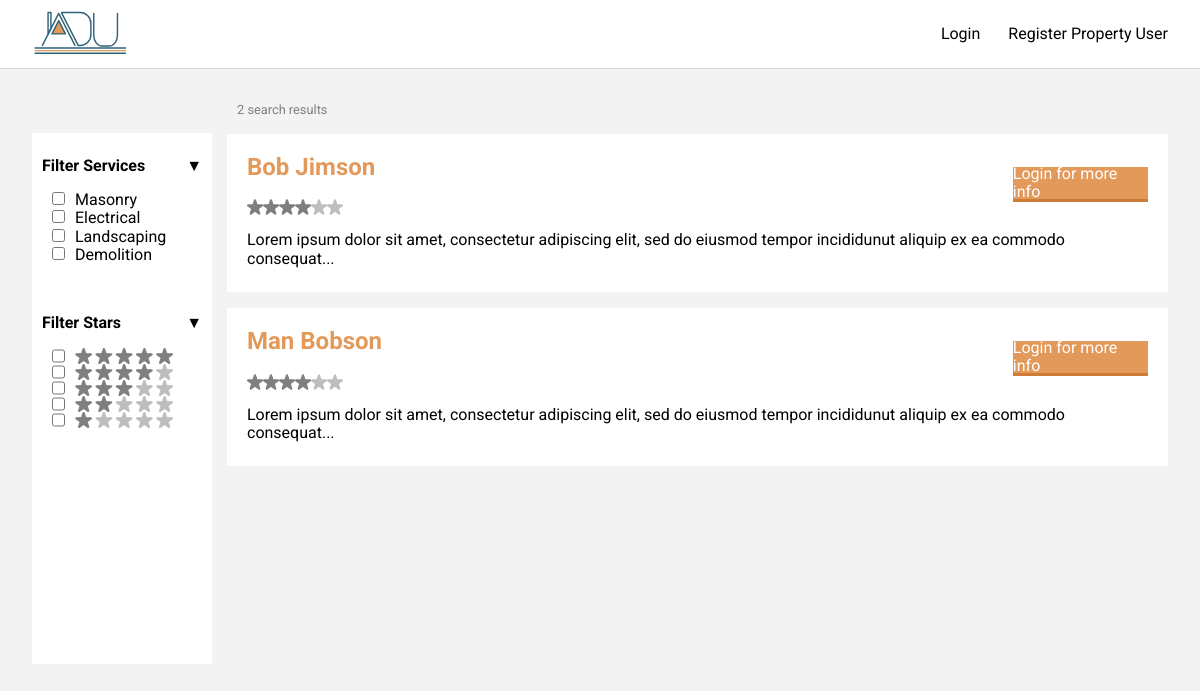
Before: /connections/search/ with the older database file.
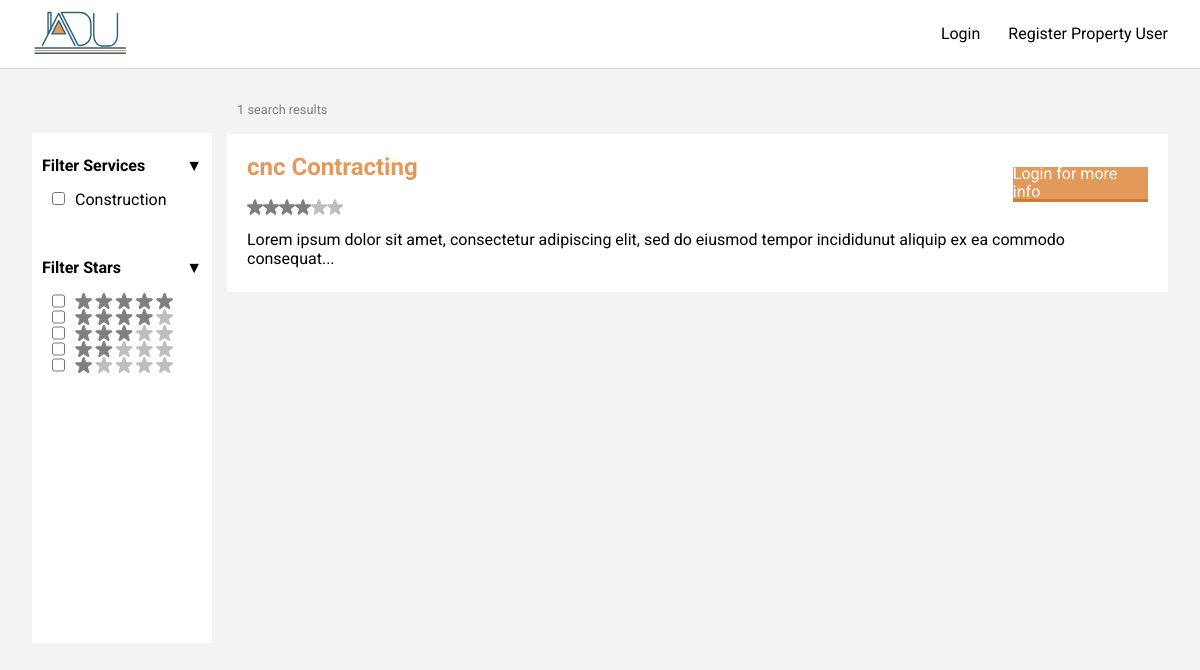
After: the same page with the newer database file.
### connections/models.py (models this page shows, shortened)
class Service(UUIDModel):
    name = models.CharField(max_length=256, unique=True)
    description = models.TextField()
    @staticmethod
    def top_5():
        return Service.objects.all()[:5]

### accounts/models.py (models this page shows, shortened)
class User(UUIDModel, AbstractUser):
    PROPERTY_OWNER = 0
    CONTRACTOR = 1
    STAFF = 2
    TYPE_CHOICES = (
        (PROPERTY_OWNER, 'Property Owner'),
        (CONTRACTOR, 'Contractor'),
        (STAFF, 'Staff'),
    )
    user_type = models.PositiveSmallIntegerField(
        choices=TYPE_CHOICES, default=0
    )
    contractor_information = models.OneToOneField(
        'accounts.ContractorInformation',
        blank=True,
        null=True,
        on_delete=models.CASCADE,
        related_name='user',
    )
    property_owner_information = models.OneToOneField(
        'accounts.PropertyOwnerInformation',
        blank=True,
        null=True,
        on_delete=models.CASCADE,
        related_name='user',
    )
    @property
    def name(self):
        return f'{self.first_name} {self.last_name}'

### connections/views.py (the view)
# urls.py: path('search/', views.search, name='search'),
def search(request):
    if request.user.is_authenticated and request.user.user_type == 0:
        jobs = request.user.information.jobs.filter(completed=False)
    contractors = User.objects.filter(user_type=User.CONTRACTOR)
    popular_services = Service.top_5()
    print(contractors)
    return render(request, 'connections/search.html', {
        'services': popular_services,
        'contractors': contractors,
    })

### templates/connections/search.html (shortened to what this page needs)
{% extends 'base.html' %}
{% load static %}
{% block content %}
    <div class="mainContent listPage">
        <aside class="sidebar">
            <div class="services">
                <h2 class="expand">Filter Services</h2>
                <ul>
                    {% for service in services %}
                        <li><input type="checkbox" value="{{ service.name }}">{{ service.name }}</li>
                    {% endfor %}
                </ul>
            </div>
            <div>
                <h2 class="expand">Filter Stars</h2>
                <ul class="stars">
                    <li><input type="checkbox" name="fiveStar"></li>
                    <li><input type="checkbox" name="fourStar"></li>
                    <li><input type="checkbox" name="threeStar"></li>
                    <li><input type="checkbox" name="twoStar"></li>
                    <li><input type="checkbox" name="oneStar"></li>
                </ul>
            </div>
        </aside>
        <section class="mainList">
            <p class="smallText">{{ contractors.count }} search results</p>
            <ul>
                {% for contractor in contractors %}
                    <li>
                        <div class="previewHeader">
                            <div>
                                {% if user.is_authenticated %}
                                    <a href="{% url 'accounts:smithjones' %}">
                                        <h2>{{ contractor.name }}</h2>
                                    </a>
                                {% else %}
                                    <h2>{{ contractor.name }}</h2>
                                {% endif %}
                                <div class="rating">
                                    <img src="{% static 'imgs/filled_star.svg' %}">
                                    <img src="{% static 'imgs/filled_star.svg' %}">
                                    <img src="{% static 'imgs/filled_star.svg' %}">
                                    <img src="{% static 'imgs/filled_star.svg' %}">
                                    <img src="{% static 'imgs/empty_star.svg' %}">
                                    <img src="{% static 'imgs/empty_star.svg' %}">
                                </div>
                            </div>
                            {% if user.is_authenticated %}
                                <a class="orangeBtn" href="#">Contact</a>
                            {% else %}
                                <a class="orangeBtn" href="{% url 'accounts:login' %}">Login for more info</a>
                            {% endif %}
                        </div>
                        <p> Lorem ipsum dolor sit amet, consectetur adipiscing elit, sed do eiusmod tempor incididunut
                            aliquip
                            ex ea commodo consequat...</p>
                    </li>
                {% endfor %}
            </ul>
        </section>
    </div>
{% endblock content %}

### templates/base.html (shortened to what this page needs)
{% load static %}
<!DOCTYPE html>
<html lang="en">
<head>
    <link href="https://cdnjs.cloudflare.com/ajax/libs/normalize/8.0.0/normalize.min.css" rel="stylesheet">
    <link rel="stylesheet" type="text/css" href="{% static 'css/style.css' %}">
</head>
<body>
{% include 'partials/_navbar.html' %}
{% block content %}{% endblock content %}
</body>
</html>

### templates/partials/_navbar.html
{% load static %}
<nav>
    <a href="{% url 'index' %}"><img class="logo" src="{% static 'imgs/logo.svg' %}"></a>
    <ul>
        {% if user.is_authenticated %}
            <li>Welcome <a href="#">{{ user.name }}</a></li>
            <li><a href="{% url 'connections:search' %}">Search</a></li>
            <li><a href="{% url 'accounts:logout' %}">Logout</a></li>
        {% else %}
        <li><a href="{% url 'accounts:login' %}">Login</a></li>
        <li><a href="{% url 'accounts:register_property_owner_user' %}">Register Property User</a></li>
        {% endif %}
    </ul>
</nav>

### client/static/css/style.css (style rules this page uses)
* { font-family: 'Roboto', sans-serif; }
body, html { height: 100%; background: #f3f3f3; }
ul { list-style: none; padding: 0; }
a { text-decoration: none; color: #000; }
nav { padding: 0.5em 2em; display: flex; justify-content: space-between; align-items: center; background: #fff; border-bottom: 1px solid #cccc; }
nav .logo { height: 3em; }
nav ul { display: flex; }
nav ul > li { margin-left: 1.75em; }
.sidebar { background: #fff; margin-top: 2em; }
.sidebar input[type=checkbox] { margin: 0 10px; }
.sidebar div { min-width: 160px; padding: 10px; }
.sidebar h2 { font-size: 1em; position: relative; }
.sidebar h2::after { content: "▼"; position: absolute; right: 0; transition: 0.3s; }
.stars li { display: flex; }
.stars li::after { flex: 1; content: " "; height: 1em; display: block; background-repeat: no-repeat; }
.rating { display: flex; height: 1em; }
.rating img { width: 1em; }
.previewHeader { display: flex; justify-content: space-between; align-items: center; }
.orangeBtn { color: #fff; flex-basis: 15%; height: 2em; display: flex; justify-content: center; align-items: center; background: #e39959; border-bottom: solid #cd7c37; }
.smallText { font-size: 0.8em; color: #7f7f7f; margin: 1.5px 10px; }
.mainList h2 { margin-top: 0; margin-bottom: 0.75em; color: #e39959; }
.mainList li { padding: 20px; background: #fff; margin-right: 0; margin-bottom: 1em; }
.mainList li > p { margin-bottom: 0.25rem; }
.stars li:nth-child(1)::after { background-image: url("../imgs/stars_5.svg"); }
.stars li:nth-child(2)::after { background-image: url("../imgs/stars_4.svg"); }
.stars li:nth-child(3)::after { background-image: url("../imgs/stars_3.svg"); }
.stars li:nth-child(4)::after { background-image: url("../imgs/stars_2.svg"); }
.stars li:nth-child(5)::after { background-image: url("../imgs/stars_1.svg"); }
.listPage { padding: 2rem; background: #f3f3f3; height: 100%; }
.listPage { display: flex; }

Changed rows visible on the page:
removed Service: name "Masonry"
removed Service: name "Electrical"
removed Service: name "Landscaping"
removed Service: name "Demolition"
removed User: name "Bob Jimson"
removed User: name "Man Bobson"
added Service: name "Construction"
added User: name "cnc Contracting"
Other visible differences:
{{ contractors.count }}: "2" → "1"
